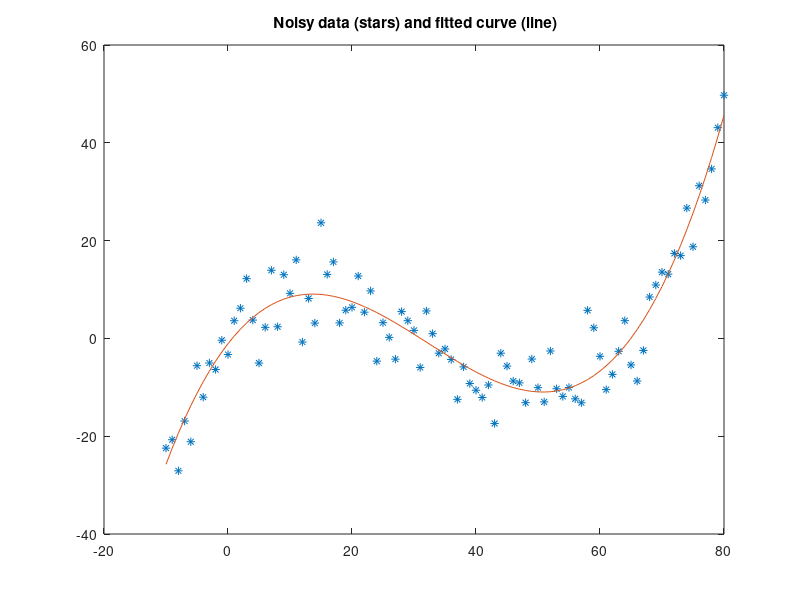

MATLAB code for this plot:
%
%  poly_curv_fit.m
%
%  EE 5003
%  Mark Musil
%  Feb2022

% start
clear all
close all

% load in the noisy data
load noisy_poly.mat


x = x';
y = y'; 

H = [ x.^3 x.^2 x.^1 x.^0 ]; 
beta_ols = H\y;
y_fit = polyval(beta_ols,x);


plot(x, y, '*', x, y_fit)
title(' Noisy data (stars) and fitted curve (line)')